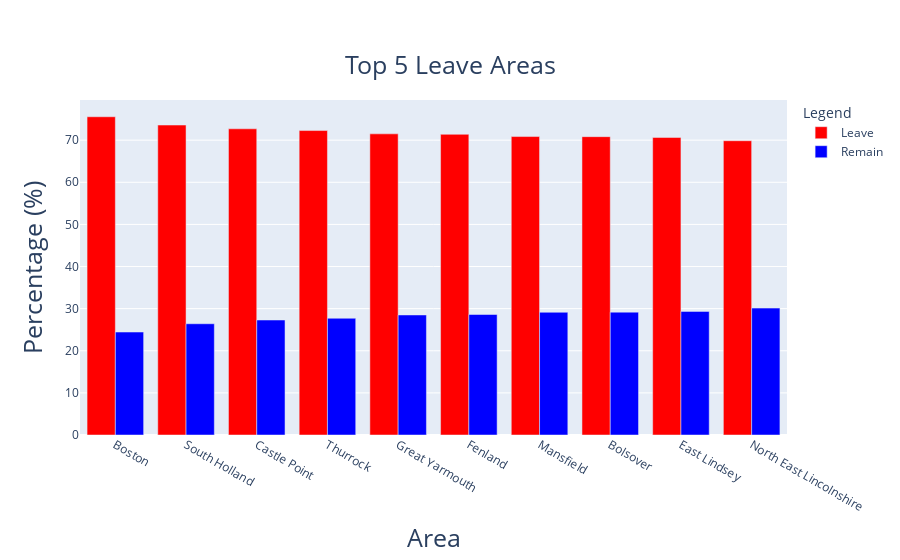

The notebook cell saved with this chart:
### Code cell
fig = go.Figure(data=[
    go.Bar(name='Leave', x=brexit_top_five['areaName'], y=brexit_top_five['Pct_Leave'],marker_color='Red'),
    go.Bar(name='Remain', x=brexit_top_five['areaName'], y=brexit_top_five['Pct_Remain'],marker_color='Blue'),
    ],
    )          
# Change the bar mode
fig.update_layout(barmode='group',
                 title={
                     'text' : 'Top 5 Leave Areas',
                     'font' : {"size" : 25},
                     'y':0.9,
                     'x':0.5,
                     'xanchor': 'center',
                     'yanchor': 'top'},
                 legend_title='Legend'
    )
fig.update_xaxes(
    title_text='Area',
    title_font={"size":25},
)
fig.update_yaxes(
    title_text='Percentage (%)',
    title_font={"size":25},
)
fig.layout.xaxis.rangeslider.visible = False
config = {
    'scrollZoom': False,
    'displayModeBar': False,
    'editable': False
}
fig.show(config=config)

### Figure 1 — Plotly figure (JSON) as saved in the notebook; plotly's stock layout.template omitted (floating-point values rounded to 4 significant figures)
{"data": [{"marker": {"color": "Red"}, "name": "Leave", "type": "bar", "x": ["Boston", "South Holland", "Castle Point", "Thurrock", "Great Yarmouth", "Fenland", "Mansfield", "Bolsover", "East Lindsey", "North East Lincolnshire"], "y": [75.56, 73.59, 72.7, 72.28, 71.5, 71.39, 70.86, 70.83, 70.65, 69.87]}, {"marker": {"color": "Blue"}, "name": "Remain", "type": "bar", "x": ["Boston", "South Holland", "Castle Point", "Thurrock", "Great Yarmouth", "Fenland", "Mansfield", "Bolsover", "East Lindsey", "North East Lincolnshire"], "y": [24.44, 26.41, 27.3, 27.72, 28.5, 28.61, 29.14, 29.17, 29.35, 30.13]}], "layout": {"barmode": "group", "legend": {"title": {"text": "Legend"}}, "title": {"font": {"size": 25}, "text": "Top 5 Leave Areas", "x": 0.5, "xanchor": "center", "y": 0.9, "yanchor": "top"}, "xaxis": {"rangeslider": {"visible": false}, "title": {"font": {"size": 25}, "text": "Area"}}, "yaxis": {"title": {"font": {"size": 25}, "text": "Percentage (%)"}}}}
